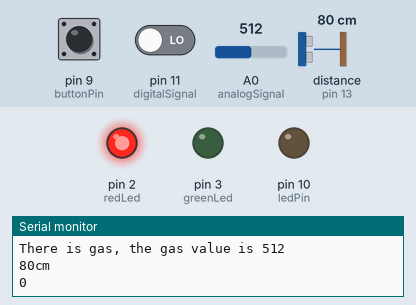
The sketch below on a simulated Arduino Uno, built with avr-gcc and run on an emulated ATmega328P. Shown: output pins drawn as LEDs (lit = HIGH), the last lines printed to the serial monitor. Wiring (inferred from the names in the program): ultrasonic range finder: trigger pin 12; echo pin 13. The test bench sets the inputs (shaded band); at power-on: A0 (analogSignal) = 512, pin 9 (buttonPin) LOW, pin 11 (digitalSignal) LOW, distance to the obstacle (sensor on pin 13) 80 cm. The echo pulse lasts 58.3 µs per cm; pins used as bus, display or sensor lines are not drawn.

Above: at 1.2 s.
1.3 s: A0 (analogSignal) set to 33
4.3 s: A0 (analogSignal) set to 28
At 5.7 s:
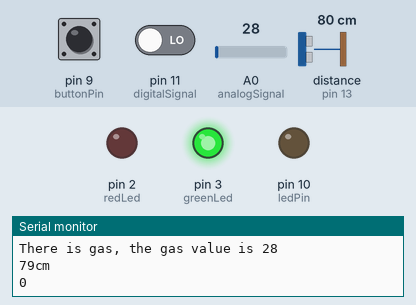
6.0 s: pin 9 (buttonPin) pulled HIGH for 0.35 s
At 6.27 s:
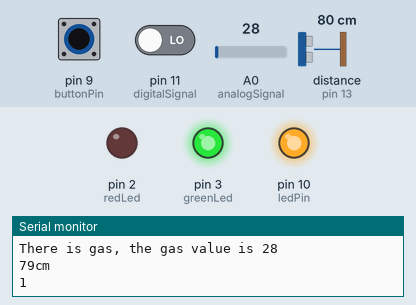
12.7 s: pin 9 (buttonPin) pulled HIGH for 3.2 s
At 16.7 s:
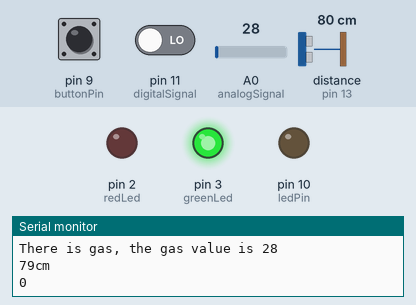
Timing chart, 0 to 18.2 s (numbered marks = the images above; inputs shaded):
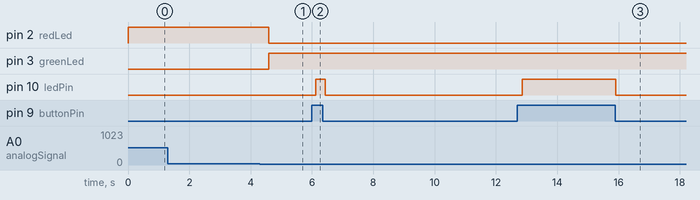

The sketch:

allinoneforbeginner.ino
```cpp
const int analogSignal = A0; //подключение аналогового сигнального пина
const int digitalSignal = 11; //подключение цифрового сигнального пина
const int redLed = 2;
const int greenLed = 3;
boolean noGas; //переменная для хранения значения о присутствии газа
int gasValue = 0; //переменная для хранения количества газа

const int TRIG_PIN = 12;
const int ECHO_PIN = 13;

const int buttonPin = 9;     // the number of the pushbutton pin
const int ledPin =  10;      // the number of the LED pin

int buttonState = 0;         // variable for reading the pushbutton status


void setup() {
  pinMode(digitalSignal, INPUT); //установка режима пина

  pinMode(redLed, OUTPUT);
  pinMode(greenLed, OUTPUT);

  pinMode(TRIG_PIN, OUTPUT);
  pinMode(ECHO_PIN, INPUT);

  pinMode(ledPin, OUTPUT);
  // initialize the pushbutton pin as an input:
  pinMode(buttonPin, INPUT);
  Serial.begin(9600); //инициализация Serial порта
}


void loop() {
  noGas = digitalRead(digitalSignal); //считываем значение о присутствии газа
  gasValue = analogRead(analogSignal); // и о его количестве

  //вывод сообщения
  Serial.print("There is ");
  if (noGas) Serial.print("no gas");
  else Serial.print("gas");
  Serial.print(", the gas value is ");
  Serial.println(gasValue);
  if (gasValue > 30) {
    digitalWrite(redLed, HIGH);
    digitalWrite(greenLed, LOW);
  } else {
    digitalWrite(redLed, LOW);
    digitalWrite(greenLed, HIGH);
  }

  long duration, distanceCm, distanceIn;

  digitalWrite(TRIG_PIN, LOW);
  delayMicroseconds(2);
  digitalWrite(TRIG_PIN, HIGH);
  delayMicroseconds(10);
  digitalWrite(TRIG_PIN, LOW);
  duration = pulseIn(ECHO_PIN, HIGH);

  // convert the time into a distance
  distanceCm = duration / 29.1 / 2 ;
  distanceIn = duration / 74 / 2;

  if (distanceCm <= 0)
  {
    Serial.println("Out of range");
  }
  else
  {
    Serial.print(distanceCm);
    Serial.print("cm");
    Serial.println();
  }

  if (distanceCm >= 40) {
    digitalWrite(4, HIGH);
    digitalWrite(5, LOW);
    digitalWrite(6, LOW);
    digitalWrite(7, LOW);
    digitalWrite(8, LOW);
  } else if (distanceCm >= 30 && distanceCm < 40) {
    digitalWrite(4, HIGH);
    digitalWrite(5, HIGH);
    digitalWrite(6, LOW);
    digitalWrite(7, LOW);
    digitalWrite(8, LOW);
  } else if (distanceCm >= 20 && distanceCm < 30) {
    digitalWrite(4, HIGH);
    digitalWrite(5, HIGH);
    digitalWrite(6, HIGH);
    digitalWrite(7, LOW);
    digitalWrite(8, LOW);
  } else if (distanceCm >= 10 && distanceCm < 20) {
    digitalWrite(4, HIGH);
    digitalWrite(5, HIGH);
    digitalWrite(6, HIGH);
    digitalWrite(7, HIGH);
    digitalWrite(8, LOW);
  } else if (distanceCm >= 1 && distanceCm < 10) {
    digitalWrite(4, HIGH);
    digitalWrite(5, HIGH);
    digitalWrite(6, HIGH);
    digitalWrite(7, HIGH);
    digitalWrite(8, HIGH);
  }

  buttonState = digitalRead(buttonPin);
  // Show the state of pushbutton on serial monitor
  Serial.println(buttonState);
  // 1
  // 2


  if (buttonState == HIGH) {
    // turn LED on:
    digitalWrite(ledPin, HIGH);
  } else {
    // turn LED off:
    digitalWrite(ledPin, LOW);
  }
  delay(300); //задержка 1 с
}
```

Measured:
- the behaviour switches between 31 and 30 on A0 (analogSignal) (found by bisection; images 0 and 1)
- after the input at 4.3 s, pin 2 (redLed): HIGH → LOW after 0.29 s; pin 3 (greenLed): LOW → HIGH after 0.29 s
- after the input at 6.0 s, pin 10 (ledPin): LOW → HIGH after 0.13 s, → LOW 0.31 s later
- after the input at 12.7 s, pin 10 (ledPin): LOW → HIGH after 0.16 s, → LOW 3.1 s later
